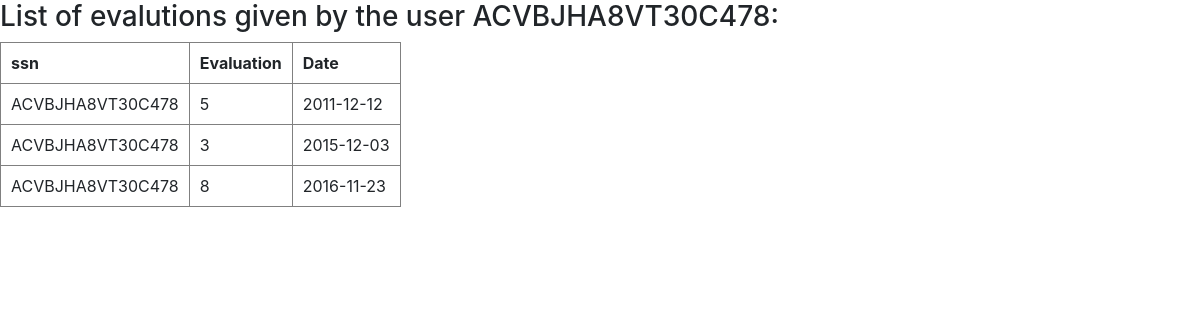
Screenshot of /interrogation.php?SSN=ACVBJHA8VT30C478 with the database file from the repository.
### tables this page shows
CREATE TABLE rating(
    SSN VARCHAR (255),
    CodC INT, 
    Date DATE,
    Evaluation INT NOT NULL,

    PRIMARY KEY (SSN, CodC, Date),
    
    FOREIGN KEY (SSN)
		REFERENCES users(SSN) 
		ON DELETE CASCADE
		ON UPDATE CASCADE,
	FOREIGN KEY (CodC)
		REFERENCES content(CodC) 
		ON DELETE CASCADE
		ON UPDATE CASCADE,
  
    CONSTRAINT chk_eval CHECK (Evaluation>=1 and Evaluation<=10)
);

### interrogation.php (the view, shortened to what this page needs)
<?php
    function print_h($result){
		echo "<tr>";
		for ($i=0; $i < mysqli_num_fields($result); $i++) {
			$title = mysqli_fetch_field($result);
			$name = $title->name;
			echo "<th> $name </th>";
		}
		echo "</tr>";
	}
	function print_rows($result){
		while ($row = mysqli_fetch_row($result)) {
			echo "<tr>";
			foreach ($row as $cell) {
				echo "<td>$cell</td>";
			}
			echo "</tr>";
		}
	}
    function print_table($result){
		echo "<table border=1 cellpadding=10>";
		print_h($result);
		print_rows($result);
		echo "</table>";
	}
?>
<html>
    <head>
        <link rel="stylesheet" href="https://stackpath.bootstrapcdn.com/bootstrap/4.3.1/css/bootstrap.min.css">
    </head>
    <body>
        <?php
            $SSN = $_REQUEST["SSN"];
            $con = mysqli_connect('localhost','root','','multimedia_platform');
            $sql  = "
                SELECT ssn, Evaluation, Date
                FROM rating r, content c
                WHERE SSN = '$SSN' AND r.CodC = c.CodC
                ORDER BY date;
            ";
            $result = mysqli_query($con,$sql);
            if(mysqli_num_rows($result) > 0){
                print("<h3>List of evalutions given by the user ".$SSN.":</h3>");
                print_table($result);
            } else {
                print(no_result("No evaluation assigned by the user ".$SSN."!"));
            }
        ?>
    </body>
</html>

### rows the page displays
rating: SSN "ACVBJHA8VT30C478", Evaluation "5", Date "2011-12-12"
rating: SSN "ACVBJHA8VT30C478", Evaluation "3", Date "2015-12-03"
rating: SSN "ACVBJHA8VT30C478", Evaluation "8", Date "2016-11-23"

### other values shown
$SSN "ACVBJHA8VT30C478"
$name "ssn"
$name "Evaluation"
$name "Date"
